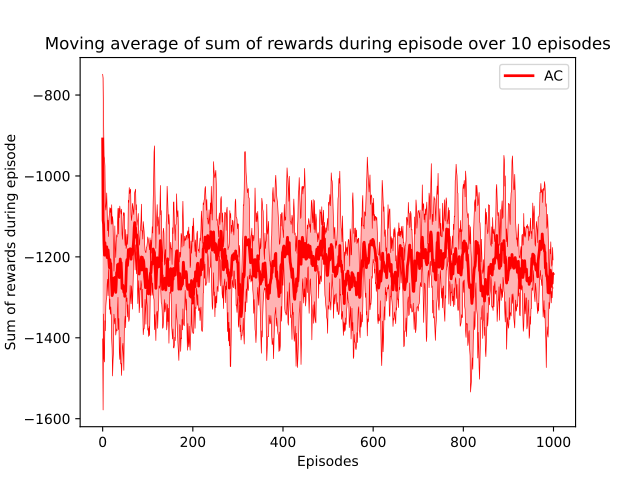

Write Python code to recreate this figure.

import gym
import numpy as np
import matplotlib.pyplot as plt
from itertools import accumulate, count 
import os,sys 
parentdir = os.path.dirname(os.path.dirname(os.path.abspath(__file__))) 
sys.path.insert(0,parentdir)  
import plotting_results

env_name='Pendulum-v1'
env=gym.make(env_name)
num_episodes=1000
max_timestep=200

SEED = (12, 34, 56, 78, 90)
episode_reward_result=[]
step_reward_result=[]
episode_length_result=[]
total_step_result=[]
fig, axs = plt.subplots(sharey=False, sharex=False)

for seed in SEED:
    print(seed)
    episode_reward=[]
    episode_length=[]
    env.seed(seed)
    for i_episode in range(num_episodes):
        env.reset()
        accumulate_reward=0.0
        for t in count():
            action=env.action_space.sample()
            next_state, reward, done, _ = env.step(action)
            accumulate_reward=accumulate_reward+reward
            if done:
                episode_reward.append(accumulate_reward)
                episode_length.append(t)
                break


    episode_reward_result.append(episode_reward)
    # step_reward_result.append(step_reward)
    episode_length_result.append(episode_length)
    # total_step_result.append(total_step)



plotting_results.plot_only_return(result=episode_reward_result,n=10,axs=axs,color='r',label='AC')

#save data
episode_reward_result=np.array(episode_reward_result)
# step_reward_result_Q_learning=np.array(step_reward_result,dtype=float)
episode_length_result=np.array(episode_length_result)

my_path = os.path.dirname(os.path.abspath(__file__))# Figures out the absolute path for you in case your working directory moves around.
my_file = os.path.splitext(os.path.basename(__file__))[0]+'.npz'
np.savez(os.path.join(my_path, my_file), 
    episode_reward_result=episode_reward_result, 
    episode_length_result=episode_length_result)


plt.subplots_adjust(hspace=1)
# #save plot
my_path = os.path.dirname(os.path.abspath(__file__))
my_file = os.path.splitext(os.path.basename(__file__))[0]+'.pdf'
plt.savefig(os.path.join(my_path, my_file))
